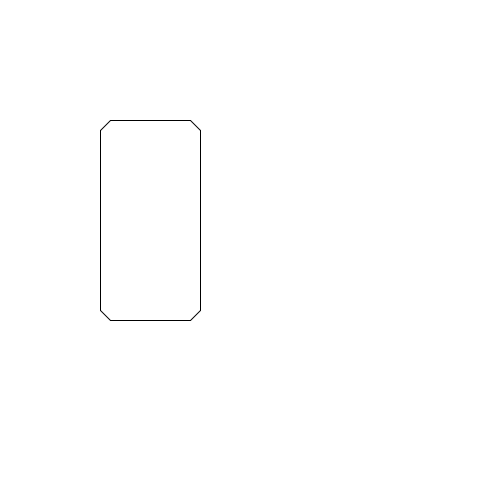
Frame 1 (no input)
Frame 60 (the mouse pressed at the canvas centre just before this capture): identical to frame 1, image omitted
Frame 120 (the mouse held since frame 60 and released just before this capture): identical to frame 1, image omitted

The Processing sketch that drew this single still picture (run headless with seeded random() and noise(); from frame 60 on, the mouse is pressed at the canvas centre):

// Processing sketch: processing_55812
// ── processing_55812.pde

int h;
int w;
int thickness;
int a;
int x;
int y;

void setup(){
  size(500,500);
  
  h=200;
  w=100;
  a=10;

  x=100;
  y=120;
  
 }

void draw
(){
background (255);
//x=(int)random(500);
//y=(int)random(500);

line(x+a,y,x+w-a,y);        //top
line(x+a,y+h,x+w-a,y+h);    //bottom
line(x,y+a,x,y+h-a);        //left
line(x+w,y+a,x+w,y+h-a);    //right

line(x+a,y,x,y+a);          //corners
line(x+w-a,y,x+w,y+a);
line(x,y+h-a,x+a,y+h);
line(x+w,y+h-a,x+w-a,y+h);
//triangle
//line(x, y, x+w, y+h);
// line(x, y, x+w*2, y);
//line(x+w*2, y, x+w, y+h);
// line(x+w, y, x+w, y+h);
  
//x=x+10;
}
